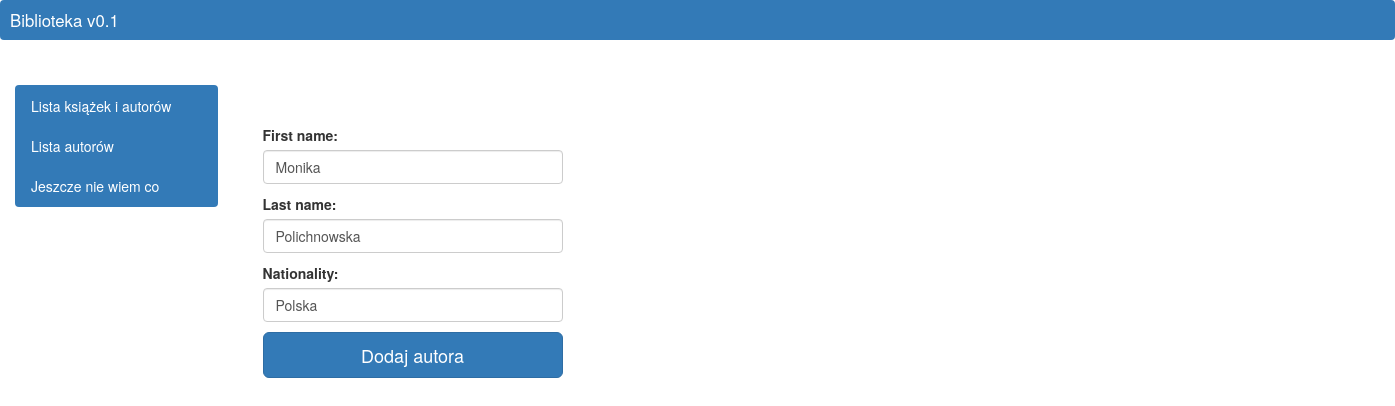
The page /books/2/ on the database its author committed.
### books/models.py (models this page shows, shortened)
class Author(models.Model):
    first_name = models.CharField(max_length=255)
    last_name = models.CharField(max_length=255)
    nationality = models.CharField(max_length=50)
    class Meta:
        app_label = 'books'
        ordering = ('last_name', )
        verbose_name = 'autor'
        verbose_name_plural = 'autorzy'

### books/views.py (the view)
# urls.py: url(r'^(?P<pk>[0-9]+)/$', AuthorUpdateView.as_view(), name='author_update'),
class AuthorUpdateView(UpdateView):
    model = Author
    success_url = reverse_lazy('book_list')
    template_name = 'authors/author_create.html'
    fields = ['first_name', 'last_name', 'nationality']

### books/templates/authors/author_create.html (shortened to what this page needs)
{% extends 'index.html' %}
{% load staticfiles %}
{% block content %}
<div class="container">
<form class="forms" action="" enctype='multipart/form-data' method="post">
  {{ form.as_p }}
  <button class="btn btn-lg btn-primary btn-block btn-signi" type="submit">Dodaj autora</button>
</form>
</div>
{% endblock %}

### static/css/style.css (style rules this page uses)
.container { margin-top: 40px; }
form { width: 300px; }
form input { display: block; width: 100%; height: 34px; padding: 6px 12px; font-size: 14px; line-height: 1.42857143; color: #555; background-color: #fff; background-image: none; border: 1px solid #ccc; border-radius: 4px; -webkit-box-shadow: inset 0 1px 1px rgba(0, 0, 0, .075); box-shadow: inset 0 1px 1px rgba(0, 0, 0, .075); -webkit-transition: border-color ease-in-out .15s, -webkit-box-shadow ease-in-out .15s; -o-transition: border-color ease-in-out .15s, box-shadow ease-in-out .15s; transition: border-color ease-in-out .15s, box-shadow ease-in-out .15s; }
input { display: inline-block; height: 34px; padding: 6px 12px; font-size: 14px; line-height: 1.42857143; background-color: #fff; background-image: none; border: 1px solid #ccc; border-radius: 4px; -webkit-box-shadow: inset 0 1px 1px rgba(0, 0, 0, .075); box-shadow: inset 0 1px 1px rgba(0, 0, 0, .075); -webkit-transition: border-color ease-in-out .15s, -webkit-box-shadow ease-in-out .15s; -o-transition: border-color ease-in-out .15s, box-shadow ease-in-out .15s; transition: border-color ease-in-out .15s, box-shadow ease-in-out .15s; }

### rows shown on the page
Author: first_name "Monika", last_name "Polichnowska", nationality "Polska"
